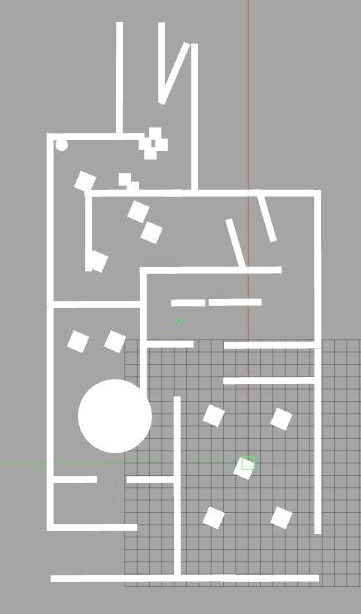
#> input picture default_gzclient_camera.jpg, 361 x 614 px, found by its file name
$ python img_to_grid.py
#> lines starting #> are read from the running program, lines starting #| are printed output that depends on the picture; after the words box and inside, x2 and y2 are one past the last pixel; in counts of white or black regions, pixels touching at a corner belong together
#! /usr/bin/env python3
import cv2 as cv
import numpy as np

def main():
    img = cv.imread("default_gzclient_camera.jpg", cv.IMREAD_GRAYSCALE)
#> img: shape (614, 361); min 76, max 255, mean 174.7
    h, w = img.shape
#> h = 614; w = 361
    batch = 5
    for i in range(h):
        for j in range(w):

            if img[i, j] > 240:
                img[i, j] = 255
            else:
                img[i, j] = 0
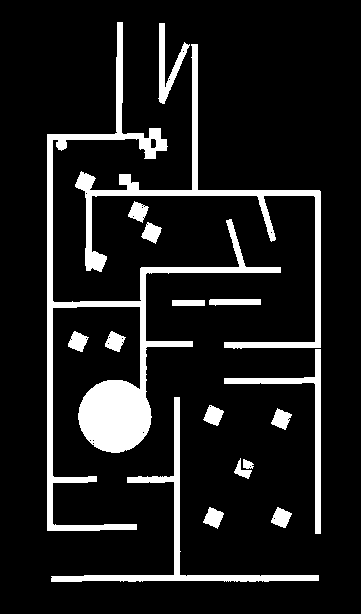
#> img: shape (614, 361); 11.5% white; 17 white regions, largest, box (x1, y1, x2, y2) and area: (47, 22, 281, 531) 11883, (75, 44, 321, 349) 5219, (51, 397, 319, 582) 3005
    temp = np.array(img)
    map = temp[:(h//batch)*batch, :(w//batch)*batch].reshape(h//batch, batch, w//batch, batch).max(axis=(1, 3))
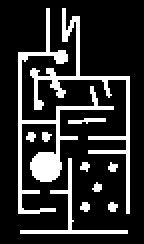
#> map: shape (122, 72) (shown 2 times larger); 18.6% white in thin lines or dots, all inside (x1, y1, x2, y2) = (9, 4, 65, 117)
    cv.imwrite('map_org.jpg', img)
    cv.imwrite('./src/planning/scripts/map.jpg', map)

if __name__ == "__main__":
    main()
